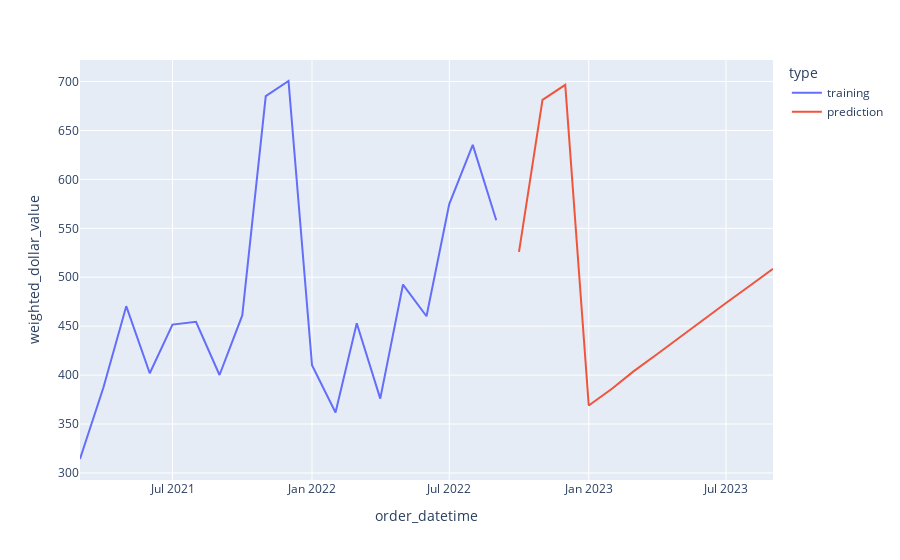
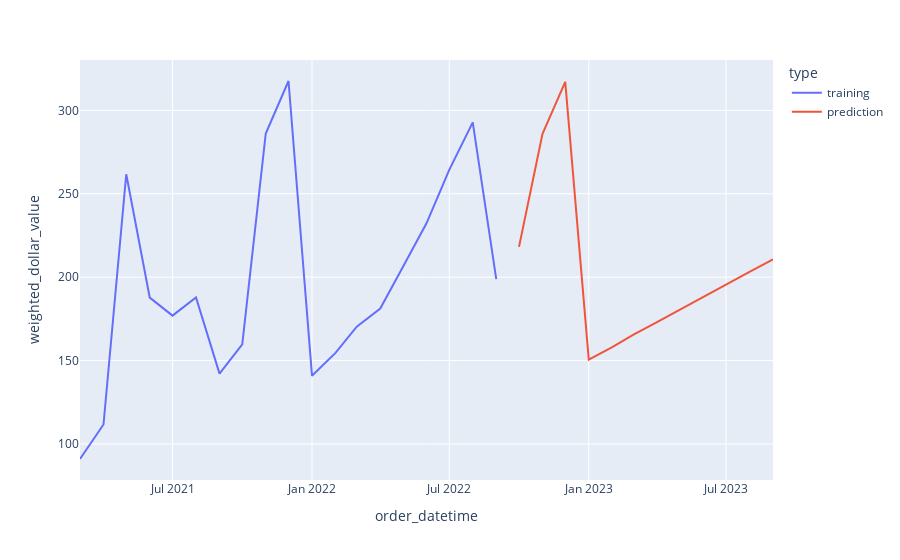
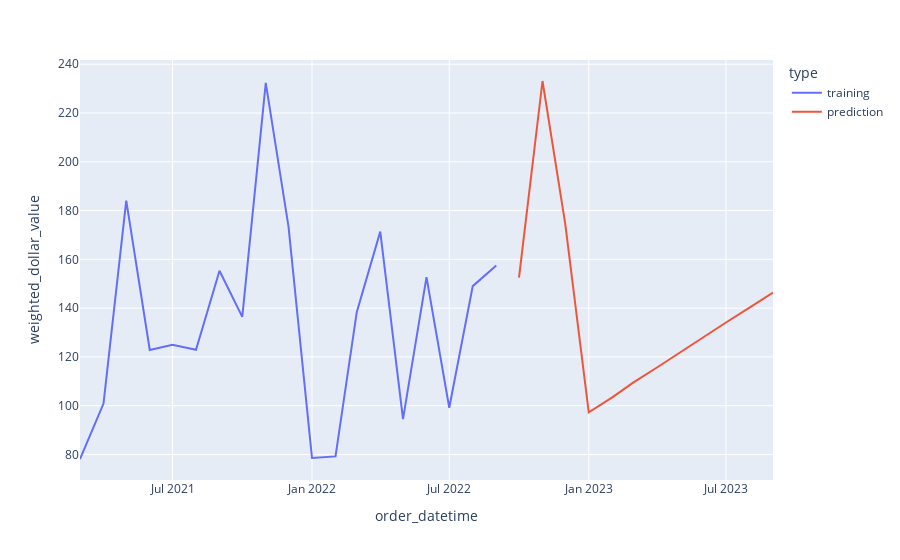
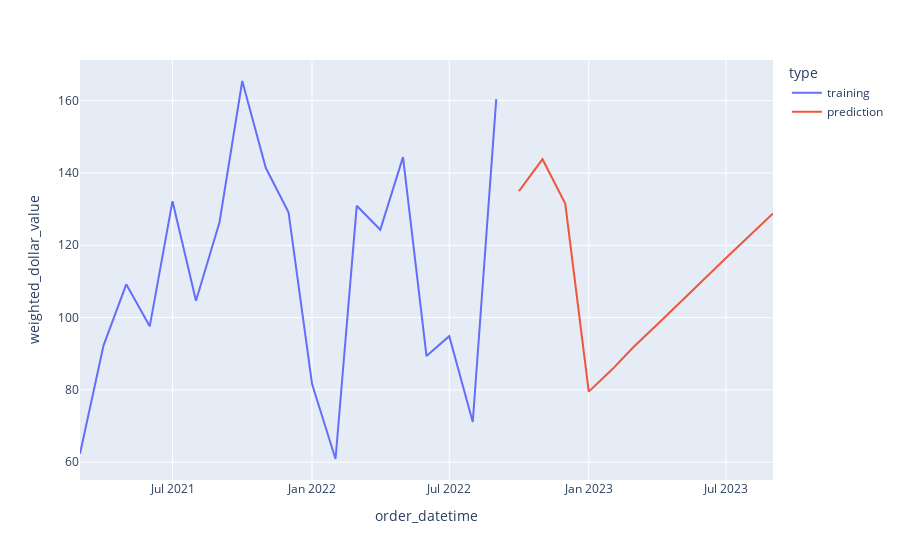

These figures' notebook cell, in order:
### Code cell
for abn in predictions_df['merchant_abn'].unique()[20:30]:
    px.line(model_output_df.query(f'merchant_abn == {abn}'), x = 'order_datetime', y = 'weighted_dollar_value', color = 'type').show()

### Figure 1 — Plotly figure (JSON) as saved in the notebook; plotly's stock layout.template omitted (floating-point values rounded to 4 significant figures)
{"data": [{"hovertemplate": "type=training<br>order_datetime=%{x}<br>weighted_dollar_value=%{y}<extra></extra>", "legendgroup": "training", "line": {"color": "#636efa", "dash": "solid"}, "marker": {"symbol": "circle"}, "mode": "lines", "name": "training", "orientation": "v", "showlegend": true, "type": "scatter", "x": ["2021-03-01T00:00:00", "2021-04-01T00:00:00", "2021-05-01T00:00:00", "2021-06-01T00:00:00", "2021-07-01T00:00:00", "2021-08-01T00:00:00", "2021-09-01T00:00:00", "2021-10-01T00:00:00", "2021-11-01T00:00:00", "2021-12-01T00:00:00", "2022-01-01T00:00:00", "2022-02-01T00:00:00", "2022-03-01T00:00:00", "2022-04-01T00:00:00", "2022-05-01T00:00:00", "2022-06-01T00:00:00", "2022-07-01T00:00:00", "2022-08-01T00:00:00", "2022-09-01T00:00:00"], "xaxis": "x", "y": [314.2, 387.5, 470.4, 401.9, 451.6, 454.5, 400.1, 461.0, 685.0, 700.5, 410.2, 361.8, 453.0, 375.9, 492.5, 460.1, 574.8, 635.3, 558.3], "yaxis": "y"}, {"hovertemplate": "type=prediction<br>order_datetime=%{x}<br>weighted_dollar_value=%{y}<extra></extra>", "legendgroup": "prediction", "line": {"color": "#EF553B", "dash": "solid"}, "marker": {"symbol": "circle"}, "mode": "lines", "name": "prediction", "orientation": "v", "showlegend": true, "type": "scatter", "x": ["2022-10-01T00:00:00", "2022-11-01T00:00:00", "2022-12-01T00:00:00", "2023-01-01T00:00:00", "2023-02-01T00:00:00", "2023-03-01T00:00:00", "2023-04-01T00:00:00", "2023-05-01T00:00:00", "2023-06-01T00:00:00", "2023-07-01T00:00:00", "2023-08-01T00:00:00", "2023-09-01T00:00:00"], "xaxis": "x", "y": [526.0, 681.2, 696.6, 368.9, 386.3, 403.8, 421.2, 438.7, 456.2, 473.6, 491.1, 508.5], "yaxis": "y"}], "layout": {"legend": {"title": {"text": "type"}, "tracegroupgap": 0}, "margin": {"t": 60}, "xaxis": {"anchor": "y", "domain": [0, 1], "title": {"text": "order_datetime"}}, "yaxis": {"anchor": "x", "domain": [0, 1], "title": {"text": "weighted_dollar_value"}}}}

### Figure 2 — Plotly figure (JSON) as saved in the notebook; plotly's stock layout.template omitted (floating-point values rounded to 4 significant figures)
{"data": [{"hovertemplate": "type=training<br>order_datetime=%{x}<br>weighted_dollar_value=%{y}<extra></extra>", "legendgroup": "training", "line": {"color": "#636efa", "dash": "solid"}, "marker": {"symbol": "circle"}, "mode": "lines", "name": "training", "orientation": "v", "showlegend": true, "type": "scatter", "x": ["2021-03-01T00:00:00", "2021-04-01T00:00:00", "2021-05-01T00:00:00", "2021-06-01T00:00:00", "2021-07-01T00:00:00", "2021-08-01T00:00:00", "2021-09-01T00:00:00", "2021-10-01T00:00:00", "2021-11-01T00:00:00", "2021-12-01T00:00:00", "2022-01-01T00:00:00", "2022-02-01T00:00:00", "2022-03-01T00:00:00", "2022-04-01T00:00:00", "2022-05-01T00:00:00", "2022-06-01T00:00:00", "2022-07-01T00:00:00", "2022-08-01T00:00:00", "2022-09-01T00:00:00"], "xaxis": "x", "y": [90.98, 111.7, 261.7, 187.8, 176.9, 187.8, 142.2, 159.7, 286.1, 317.6, 140.9, 154.6, 170.4, 181.1, 206.2, 232.3, 264.3, 292.8, 198.8], "yaxis": "y"}, {"hovertemplate": "type=prediction<br>order_datetime=%{x}<br>weighted_dollar_value=%{y}<extra></extra>", "legendgroup": "prediction", "line": {"color": "#EF553B", "dash": "solid"}, "marker": {"symbol": "circle"}, "mode": "lines", "name": "prediction", "orientation": "v", "showlegend": true, "type": "scatter", "x": ["2022-10-01T00:00:00", "2022-11-01T00:00:00", "2022-12-01T00:00:00", "2023-01-01T00:00:00", "2023-02-01T00:00:00", "2023-03-01T00:00:00", "2023-04-01T00:00:00", "2023-05-01T00:00:00", "2023-06-01T00:00:00", "2023-07-01T00:00:00", "2023-08-01T00:00:00", "2023-09-01T00:00:00"], "xaxis": "x", "y": [218.1, 286.0, 317.1, 150.6, 158.1, 165.6, 173.1, 180.6, 188.1, 195.6, 203.1, 210.6], "yaxis": "y"}], "layout": {"legend": {"title": {"text": "type"}, "tracegroupgap": 0}, "margin": {"t": 60}, "xaxis": {"anchor": "y", "domain": [0, 1], "title": {"text": "order_datetime"}}, "yaxis": {"anchor": "x", "domain": [0, 1], "title": {"text": "weighted_dollar_value"}}}}

### Figure 3 — Plotly figure (JSON) as saved in the notebook; plotly's stock layout.template omitted (floating-point values rounded to 4 significant figures)
{"data": [{"hovertemplate": "type=training<br>order_datetime=%{x}<br>weighted_dollar_value=%{y}<extra></extra>", "legendgroup": "training", "line": {"color": "#636efa", "dash": "solid"}, "marker": {"symbol": "circle"}, "mode": "lines", "name": "training", "orientation": "v", "showlegend": true, "type": "scatter", "x": ["2021-03-01T00:00:00", "2021-04-01T00:00:00", "2021-05-01T00:00:00", "2021-06-01T00:00:00", "2021-07-01T00:00:00", "2021-08-01T00:00:00", "2021-09-01T00:00:00", "2021-10-01T00:00:00", "2021-11-01T00:00:00", "2021-12-01T00:00:00", "2022-01-01T00:00:00", "2022-02-01T00:00:00", "2022-03-01T00:00:00", "2022-04-01T00:00:00", "2022-05-01T00:00:00", "2022-06-01T00:00:00", "2022-07-01T00:00:00", "2022-08-01T00:00:00", "2022-09-01T00:00:00"], "xaxis": "x", "y": [78.15, 100.9, 184.1, 122.8, 124.9, 122.9, 155.3, 136.4, 232.4, 173.4, 78.56, 79.21, 138.3, 171.4, 94.49, 152.7, 99.15, 149.0, 157.5], "yaxis": "y"}, {"hovertemplate": "type=prediction<br>order_datetime=%{x}<br>weighted_dollar_value=%{y}<extra></extra>", "legendgroup": "prediction", "line": {"color": "#EF553B", "dash": "solid"}, "marker": {"symbol": "circle"}, "mode": "lines", "name": "prediction", "orientation": "v", "showlegend": true, "type": "scatter", "x": ["2022-10-01T00:00:00", "2022-11-01T00:00:00", "2022-12-01T00:00:00", "2023-01-01T00:00:00", "2023-02-01T00:00:00", "2023-03-01T00:00:00", "2023-04-01T00:00:00", "2023-05-01T00:00:00", "2023-06-01T00:00:00", "2023-07-01T00:00:00", "2023-08-01T00:00:00", "2023-09-01T00:00:00"], "xaxis": "x", "y": [152.5, 233.1, 174.6, 97.25, 103.4, 109.5, 115.7, 121.8, 128.0, 134.1, 140.2, 146.4], "yaxis": "y"}], "layout": {"legend": {"title": {"text": "type"}, "tracegroupgap": 0}, "margin": {"t": 60}, "xaxis": {"anchor": "y", "domain": [0, 1], "title": {"text": "order_datetime"}}, "yaxis": {"anchor": "x", "domain": [0, 1], "title": {"text": "weighted_dollar_value"}}}}

### Figure 4 — Plotly figure (JSON) as saved in the notebook; plotly's stock layout.template omitted (floating-point values rounded to 4 significant figures)
{"data": [{"hovertemplate": "type=training<br>order_datetime=%{x}<br>weighted_dollar_value=%{y}<extra></extra>", "legendgroup": "training", "line": {"color": "#636efa", "dash": "solid"}, "marker": {"symbol": "circle"}, "mode": "lines", "name": "training", "orientation": "v", "showlegend": true, "type": "scatter", "x": ["2021-03-01T00:00:00", "2021-04-01T00:00:00", "2021-05-01T00:00:00", "2021-06-01T00:00:00", "2021-07-01T00:00:00", "2021-08-01T00:00:00", "2021-09-01T00:00:00", "2021-10-01T00:00:00", "2021-11-01T00:00:00", "2021-12-01T00:00:00", "2022-01-01T00:00:00", "2022-02-01T00:00:00", "2022-03-01T00:00:00", "2022-04-01T00:00:00", "2022-05-01T00:00:00", "2022-06-01T00:00:00", "2022-07-01T00:00:00", "2022-08-01T00:00:00", "2022-09-01T00:00:00"], "xaxis": "x", "y": [62.33, 92.27, 109.2, 97.57, 132.2, 104.6, 126.4, 165.4, 141.4, 129.1, 81.7, 60.88, 130.9, 124.3, 144.4, 89.36, 94.87, 71.12, 160.4], "yaxis": "y"}, {"hovertemplate": "type=prediction<br>order_datetime=%{x}<br>weighted_dollar_value=%{y}<extra></extra>", "legendgroup": "prediction", "line": {"color": "#EF553B", "dash": "solid"}, "marker": {"symbol": "circle"}, "mode": "lines", "name": "prediction", "orientation": "v", "showlegend": true, "type": "scatter", "x": ["2022-10-01T00:00:00", "2022-11-01T00:00:00", "2022-12-01T00:00:00", "2023-01-01T00:00:00", "2023-02-01T00:00:00", "2023-03-01T00:00:00", "2023-04-01T00:00:00", "2023-05-01T00:00:00", "2023-06-01T00:00:00", "2023-07-01T00:00:00", "2023-08-01T00:00:00", "2023-09-01T00:00:00"], "xaxis": "x", "y": [135.0, 143.8, 131.5, 79.52, 85.68, 91.85, 98.01, 104.2, 110.3, 116.5, 122.7, 128.8], "yaxis": "y"}], "layout": {"legend": {"title": {"text": "type"}, "tracegroupgap": 0}, "margin": {"t": 60}, "xaxis": {"anchor": "y", "domain": [0, 1], "title": {"text": "order_datetime"}}, "yaxis": {"anchor": "x", "domain": [0, 1], "title": {"text": "weighted_dollar_value"}}}}
